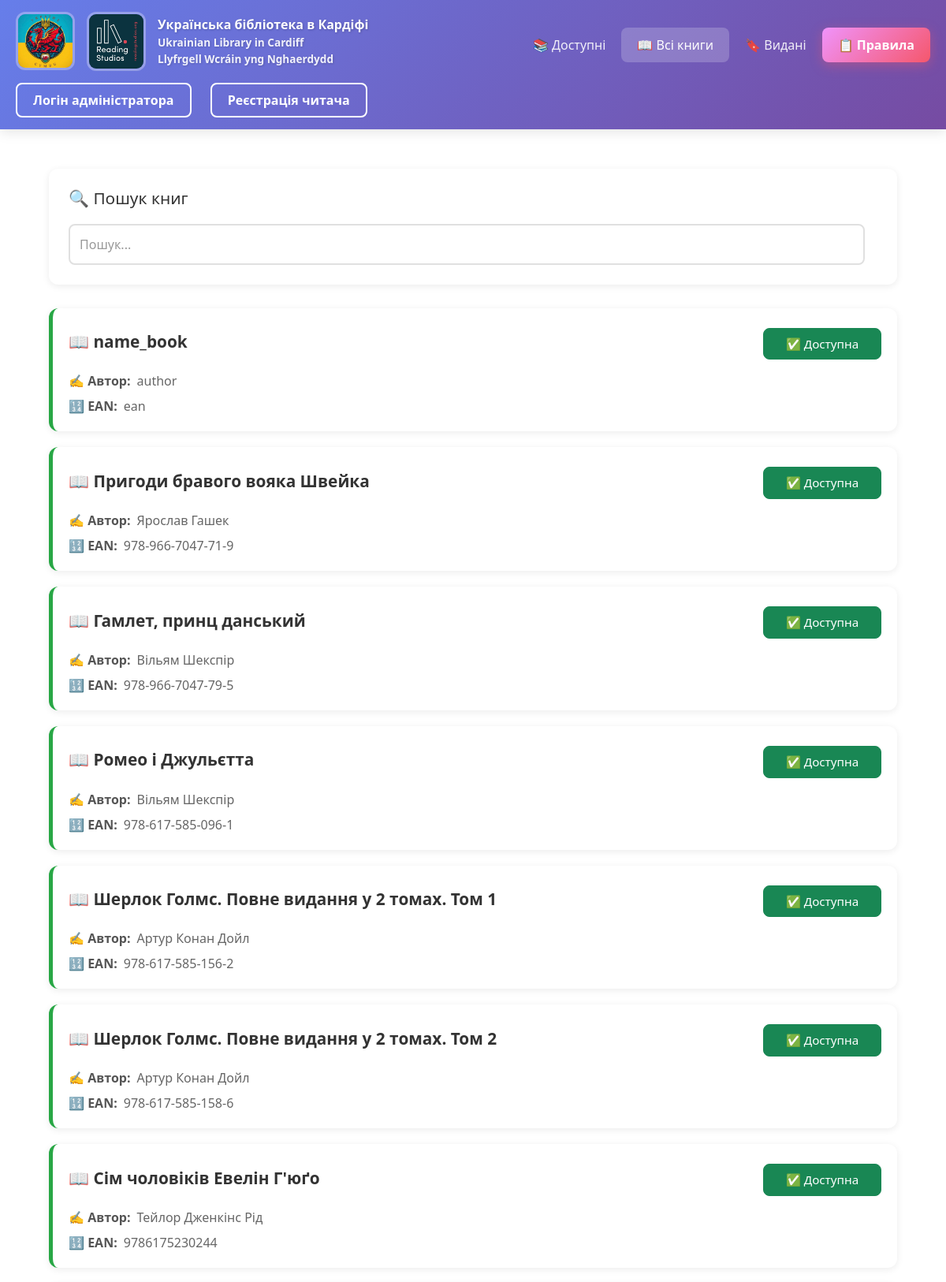
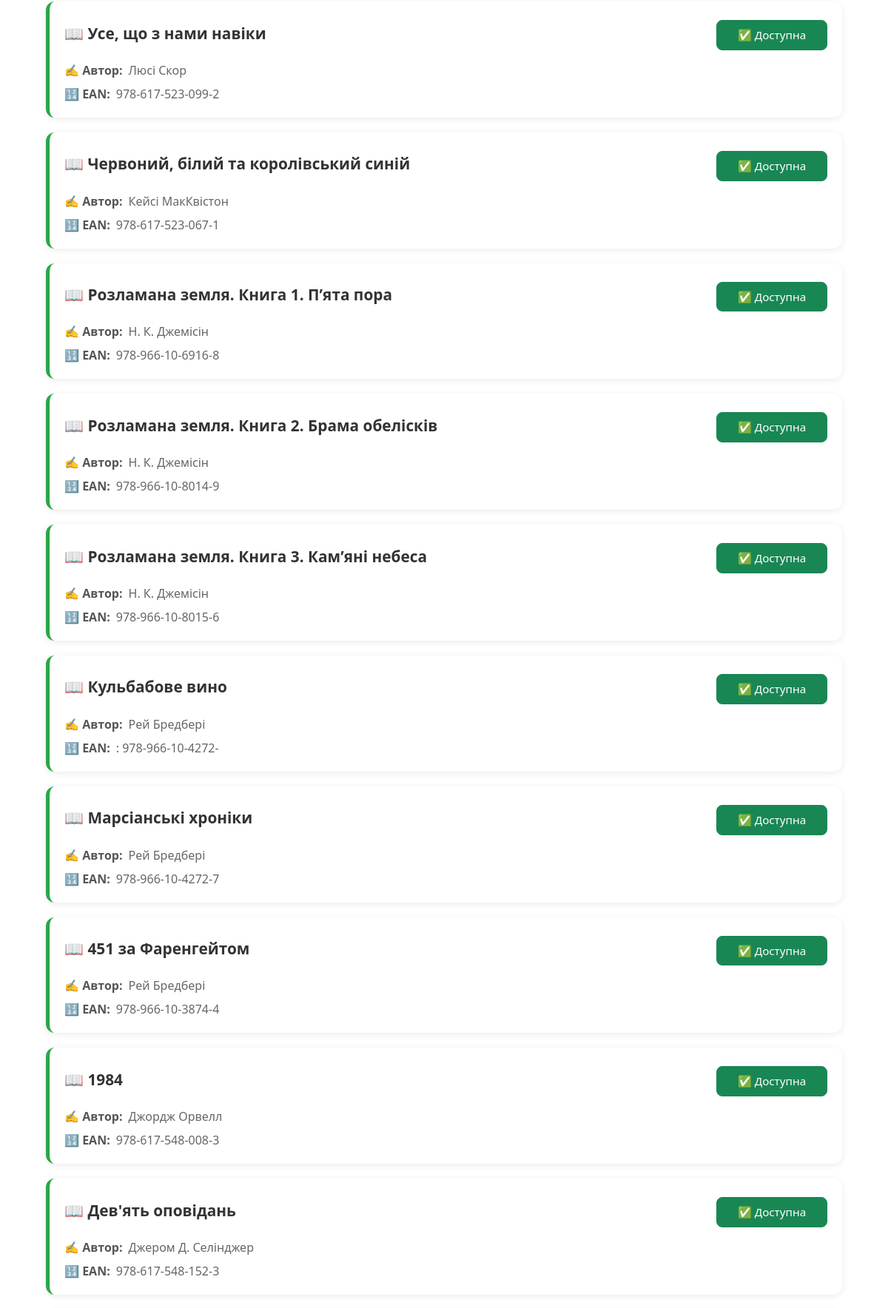
/books (upper part), run on the app's committed database (2 pictures, top to bottom).
### app.py (models this page shows)
class Book(db.Model):
    id = db.Column(db.Integer, primary_key=True)
    name_book = db.Column(db.String(100), nullable=False)
    author = db.Column(db.String(100), nullable=False)
    surname = db.Column(db.String(100), default='')
    ean = db.Column(db.Text, nullable=False)
    buyer = db.Column(db.String(100), nullable=False)
    phone = db.Column(db.String(20), nullable=False)
    stat = db.Column(db.String(20), nullable=False)
    date = db.Column(db.DateTime, default=datetime.utcnow)
    enddate = db.Column(db.DateTime, default=datetime.utcnow)
    history = db.Column(db.String(100), default='')

### app.py (the view)
@app.route('/')
@app.route('/books')
def books():
    search_query = request.args.get('search', '')
    if search_query:
        search_query_lower = search_query.lower()  # перетворюємо запит в нижній регістр
        books = []
        for book in Book.query.all():
            if (search_query_lower in book.name_book.lower() or
                search_query_lower in book.author.lower() or
                search_query_lower in book.ean.lower()):
                books.append(book)
    else:
        books = Book.query.all()
    return render_template('value_books.html', books=books, search_query=search_query)

### templates/value_books.html (shortened to what this page needs)
{% extends 'base.html' %}
{% block body %}
<div class="container" style="max-width: 1200px; margin: 0 auto; padding: 20px;">
    <div style="background: white; padding: 25px; border-radius: 12px; box-shadow: 0 2px 10px rgba(0,0,0,0.08); margin-bottom: 30px;">
        <h4 style="color: #333; margin-bottom: 20px; font-size: 1.3em; display: flex; align-items: center; gap: 10px;">
            🔍 Пошук книг
        </h4>
        <form class="col-12 col-lg-auto mb-3 mb-lg-0 me-lg-3" method="GET" action="/books" style="display: flex; gap: 15px; align-items: center; flex-wrap: wrap;">
            <input type="search" name="search" id="searchInput" class="search form-control text-bg-white" placeholder="Пошук..." aria-label="Search" value="{{ search_query if search_query else '' }}" style="flex: 1; min-width: 100%; padding: 12px; border: 2px solid #e0e0e0; border-radius: 8px; font-size: 1em; transition: border 0.3s;">
        </form>
    </div>
    {% if books %}
        <div style="display: grid; gap: 20px; ">
            {% for el in books %}
            <div class="gigi">
                <div class="didi {% if el.stat == 'видана' %}border-red{% else %}border-green{% endif %}"
                    style="background: white; padding: 20px; border-radius: 12px; box-shadow: 0 2px 10px rgba(0,0,0,0.08); cursor: pointer; transition: transform 0.2s, box-shadow 0.3s; border-left: 5px solid {% if el.stat == 'видана' %}#dc3545{% else %}#28a745{% endif %};"
                    onclick="window.location.href='/books/{{ el.id }}'"
                    onmouseover="this.style.transform='translateY(-3px)'; this.style.boxShadow='0 6px 20px rgba(0,0,0,0.15)';"
                    onmouseout="this.style.transform='translateY(0)'; this.style.boxShadow='0 2px 10px rgba(0,0,0,0.08)';">
                    <div class="book-header" style="display: flex; justify-content: space-between; align-items: center; margin-bottom: 15px;">
                        <h3 class="tutu" style="margin: 0; font-size: 1.3em; color: #333; font-weight: 600;">
                            📖 {{ el.name_book }}
                        </h3>
                        <span class="btn {% if el.stat == 'видана' %}btn-danger{% else %}btn-success{% endif %}"
                            style="width: 150px; padding: 8px 16px; font-size: 0.95em; border-radius: 8px; pointer-events: none;">
                            {% if el.stat == 'доступна' %}✅ Доступна{% elif el.stat == 'видана' %}📕 Видана{% endif %}
                        </span>
                    </div>
                    <div style="display: flex; flex-direction: column; gap: 8px; color: #666;">
                        <p class="tutu" style="margin: 0; display: flex; align-items: center; gap: 8px;">
                            <span style="font-weight: 600; color: #555;">✍️ Автор:</span> {{ el.author }}
                        </p>
                        <p class="tutu" style="margin: 0; display: flex; align-items: center; gap: 8px;">
                            <span style="font-weight: 600; color: #555;">🔢 EAN:</span> {{ el.ean }}
                        </p>
                    </div>
                </div>
            </div>
            {% endfor %}
        </div>
    {% endif %}
</div>
{% endblock %}

### static/css/main.css (style rules this page uses)
.btn { margin-top: 5px; }
.tutu { margin-bottom:7px }
.search { max-width: 90%; }

### templates/value_books.html (style rules this page uses)
.search::placeholder { color: #999; }

### data on the page
Book: name_book "name_book", stat "✅ Доступна", author "author", ean "ean"
Book: name_book "Пригоди бравого вояка Швейка", stat "✅ Доступна", author "Ярослав Гашек", ean "978-966-7047-71-9"
Book: name_book "Гамлет, принц данський", stat "✅ Доступна", author "Вільям Шекспір", ean "978-966-7047-79-5"
Book: name_book "Ромео і Джульєтта", stat "✅ Доступна", author "Вільям Шекспір", ean "978-617-585-096-1"
Book: name_book "Шерлок Голмс. Повне видання у 2 томах. Том 1", stat "✅ Доступна", author "Артур Конан Дойл", ean "978-617-585-156-2"
Book: name_book "Шерлок Голмс. Повне видання у 2 томах. Том 2", stat "✅ Доступна", author "Артур Конан Дойл", ean "978-617-585-158-6"
Book: name_book "Сім чоловіків Евелін Г'юґо", stat "✅ Доступна", author "Тейлор Дженкінс Рід", ean "9786175230244"
Book: name_book "Усе, що з нами навіки", stat "✅ Доступна", author "Люсі Скор", ean "978-617-523-099-2"
Book: name_book "Червоний, білий та королівський синій", stat "✅ Доступна", author "Кейсі МакКвістон", ean "978-617-523-067-1"
Book: name_book "Розламана земля. Книга 1. П’ята пора", stat "✅ Доступна", author "Н. К. Джемісін", ean "978-966-10-6916-8"
Book: name_book "Розламана земля. Книга 2. Брама обелісків", stat "✅ Доступна", author "Н. К. Джемісін", ean "978-966-10-8014-9"
Book: name_book "Розламана земля. Книга 3. Кам’яні небеса", stat "✅ Доступна", author "Н. К. Джемісін", ean "978-966-10-8015-6"
Book: name_book "Кульбабове вино", stat "✅ Доступна", author "Рей Бредбері", ean ": 978-966-10-4272-"
Book: name_book "Марсіанські хроніки", stat "✅ Доступна", author "Рей Бредбері", ean "978-966-10-4272-7"
Book: name_book "451 за Фаренгейтом", stat "✅ Доступна", author "Рей Бредбері", ean "978-966-10-3874-4"
Book: name_book "1984", stat "✅ Доступна", author "Джордж Орвелл", ean "978-617-548-008-3"
Book: name_book "Дев'ять оповідань", stat "✅ Доступна", author "Джером Д. Селінджер", ean "978-617-548-152-3"
